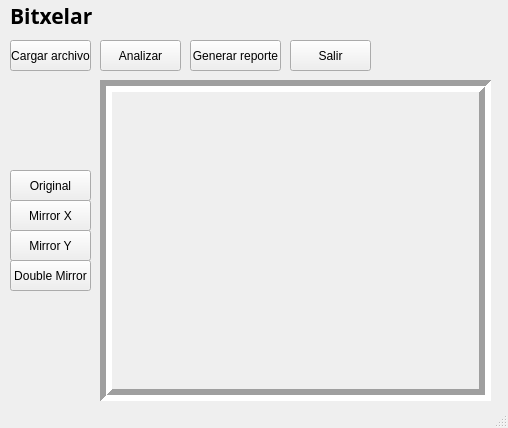
<?xml version="1.0" encoding="UTF-8"?>
<ui version="4.0">
 <class>MainWindow</class>
 <widget class="QMainWindow" name="MainWindow">
  <property name="geometry">
   <rect>
    <x>0</x>
    <y>0</y>
    <width>508</width>
    <height>428</height>
   </rect>
  </property>
  <property name="windowTitle">
   <string>MainWindow</string>
  </property>
  <widget class="QWidget" name="centralwidget">
   <widget class="QPushButton" name="botonCargar">
    <property name="geometry">
     <rect>
      <x>10</x>
      <y>40</y>
      <width>81</width>
      <height>31</height>
     </rect>
    </property>
    <property name="text">
     <string>Cargar archivo</string>
    </property>
   </widget>
   <widget class="QPushButton" name="botonAnalizar">
    <property name="geometry">
     <rect>
      <x>100</x>
      <y>40</y>
      <width>81</width>
      <height>31</height>
     </rect>
    </property>
    <property name="text">
     <string>Analizar</string>
    </property>
   </widget>
   <widget class="QPushButton" name="botonReporte">
    <property name="geometry">
     <rect>
      <x>190</x>
      <y>40</y>
      <width>91</width>
      <height>31</height>
     </rect>
    </property>
    <property name="text">
     <string>Generar reporte</string>
    </property>
   </widget>
   <widget class="QPushButton" name="botonSalir">
    <property name="geometry">
     <rect>
      <x>290</x>
      <y>40</y>
      <width>81</width>
      <height>31</height>
     </rect>
    </property>
    <property name="text">
     <string>Salir</string>
    </property>
   </widget>
   <widget class="QFrame" name="frameImagen">
    <property name="geometry">
     <rect>
      <x>100</x>
      <y>80</y>
      <width>391</width>
      <height>321</height>
     </rect>
    </property>
    <property name="frameShape">
     <enum>QFrame::Box</enum>
    </property>
    <property name="frameShadow">
     <enum>QFrame::Sunken</enum>
    </property>
    <property name="lineWidth">
     <number>6</number>
    </property>
   </widget>
   <widget class="QPushButton" name="botonOriginal">
    <property name="geometry">
     <rect>
      <x>10</x>
      <y>170</y>
      <width>81</width>
      <height>31</height>
     </rect>
    </property>
    <property name="text">
     <string>Original</string>
    </property>
   </widget>
   <widget class="QPushButton" name="botonX">
    <property name="geometry">
     <rect>
      <x>10</x>
      <y>200</y>
      <width>81</width>
      <height>31</height>
     </rect>
    </property>
    <property name="text">
     <string>Mirror X</string>
    </property>
   </widget>
   <widget class="QPushButton" name="botonY">
    <property name="geometry">
     <rect>
      <x>10</x>
      <y>230</y>
      <width>81</width>
      <height>31</height>
     </rect>
    </property>
    <property name="text">
     <string>Mirror Y</string>
    </property>
   </widget>
   <widget class="QPushButton" name="botonDouble">
    <property name="geometry">
     <rect>
      <x>10</x>
      <y>260</y>
      <width>81</width>
      <height>31</height>
     </rect>
    </property>
    <property name="text">
     <string>Double Mirror</string>
    </property>
   </widget>
   <widget class="QLabel" name="label">
    <property name="geometry">
     <rect>
      <x>10</x>
      <y>0</y>
      <width>121</width>
      <height>31</height>
     </rect>
    </property>
    <property name="font">
     <font>
      <family>Arial Black</family>
      <pointsize>16</pointsize>
      <weight>75</weight>
      <bold>true</bold>
      <stylestrategy>PreferDefault</stylestrategy>
     </font>
    </property>
    <property name="text">
     <string>Bitxelar</string>
    </property>
   </widget>
  </widget>
  <widget class="QStatusBar" name="statusbar"/>
 </widget>
 <resources/>
 <connections/>
</ui>
